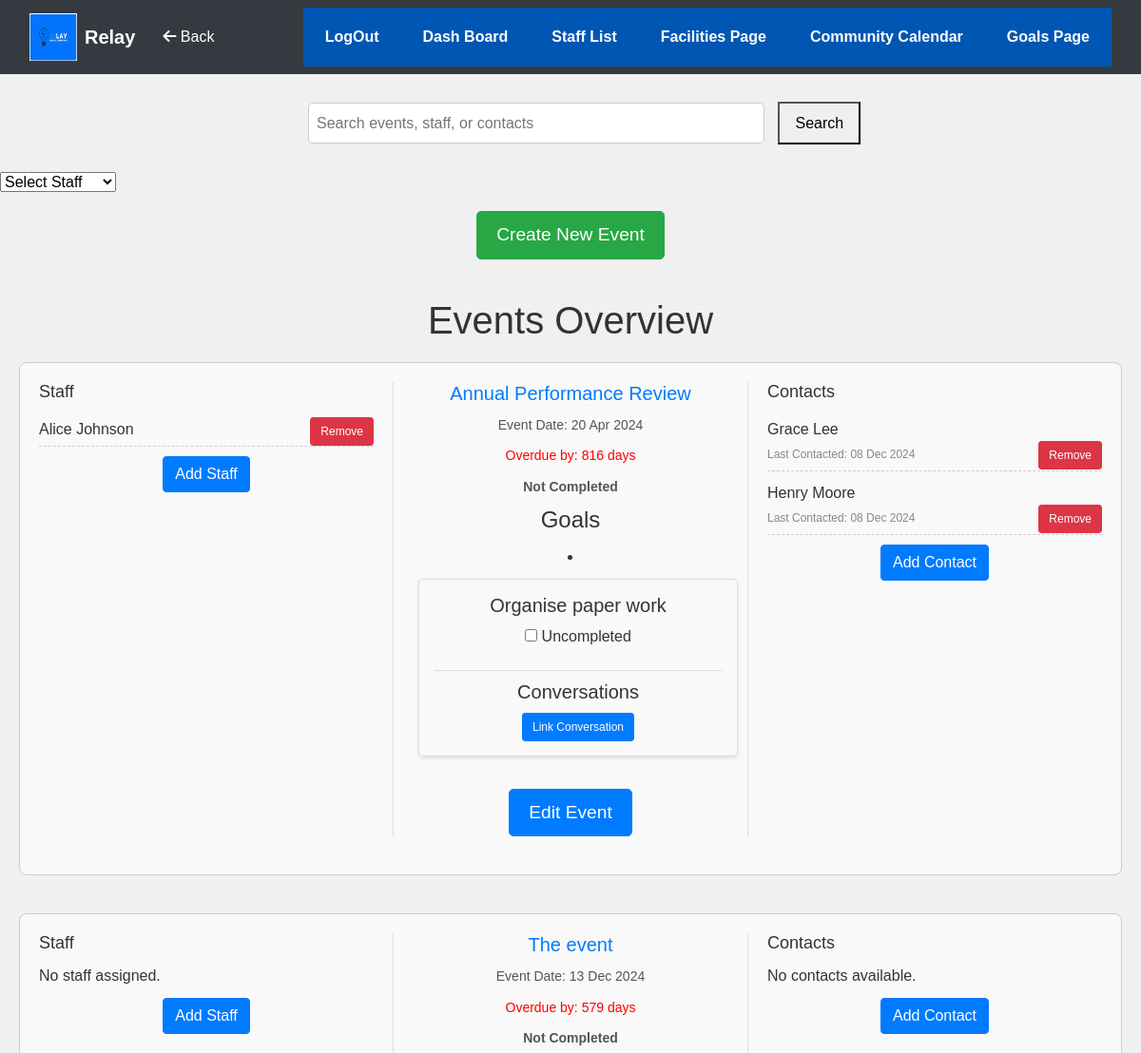
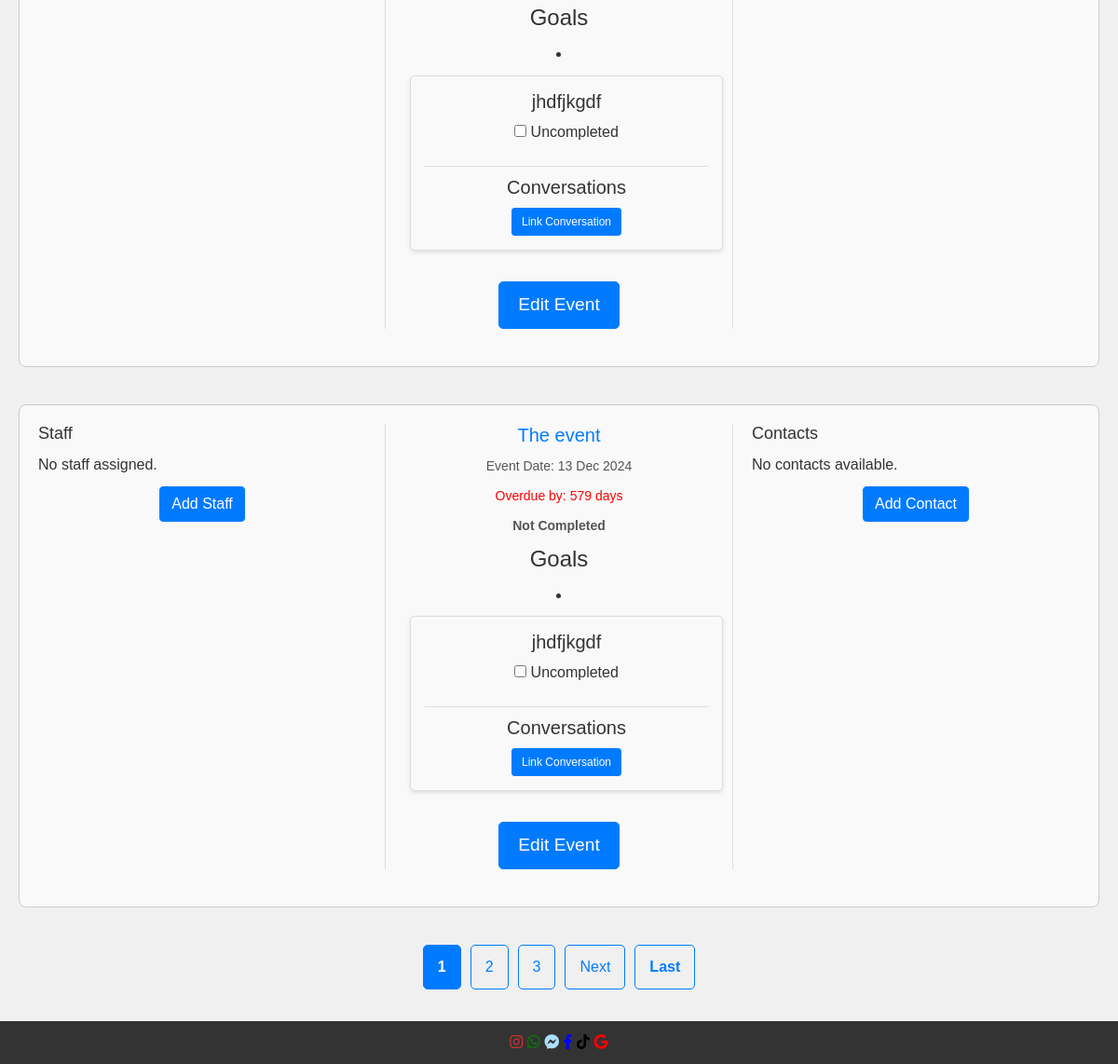
Screenshot of /goalsPage.php with the database file from the repository (2 pictures, top to bottom).
### tables this page shows
CREATE TABLE "Events"
(
    EventID      INTEGER
        primary key,
    EventTime    DATETIME not null,
    EventDetails TEXT     not null
);

CREATE TABLE Staff (
                       StaffID INTEGER PRIMARY KEY,
                       Name TEXT NOT NULL,
                       TypeID INTEGER,
                       Email TEXT,
                       Phone TEXT,
                       FOREIGN KEY (TypeID) REFERENCES StaffType(TypeID)
);

CREATE TABLE "TaskGoals"
(
    GoalsID integer not null
        constraint TaskGoals_pk
            primary key autoincrement,
    Goals   text    not null,
    EventID integer not null
        constraint TaskGoals_Events_EventID_fk
            references Events
, isCompleted BOOLEAN default 0 not null);

CREATE TABLE Contacts (
                          ContactID INTEGER PRIMARY KEY,
                          Name TEXT NOT NULL,
                          Email TEXT,
                          Number TEXT
);

### Models/Database.php (called while the page is built)
<?php
class Database {
    private static $instance = null;
    private $conn;
    private function __construct() {
        try {
            $this->conn = new PDO('sqlite:' . __DIR__ . '/../dataBase.sqlite');
            $this->conn->setAttribute(PDO::ATTR_ERRMODE, PDO::ERRMODE_EXCEPTION);
        } catch (PDOException $e) {
            die("Database connection failed: " . $e->getMessage());
        }
    }
    public static function getInstance() {
        if (!self::$instance) {
            self::$instance = new Database();
        }
        return self::$instance;
    }
    public function getConnection() {
        return $this->conn;
    }
}

### Models/EventData.php (called while the page is built, shortened)
<?php
require_once 'Database.php';
class EventData {
    private $db;
    public function __construct() {
        $this->db = Database::getInstance()->getConnection();
    }
    public function getAllEvents() {
        $query = "
        SELECT
            e.EventID,
            e.EventDetails,
            e.EventTime
        FROM
            Events e
    ";
        $stmt = $this->db->prepare($query);
        $stmt->execute();
        $events = $stmt->fetchAll(PDO::FETCH_ASSOC);
        return $events;
    }
    public function getStaffForEvent($eventId) {
        $query = "
        SELECT
            s.StaffID,
            s.Name AS staffName
        FROM
            EventStaff es
        JOIN Staff s ON es.StaffID = s.StaffID
        WHERE
            es.EventID = :eventId
    ";
        $stmt = $this->db->prepare($query);
        $stmt->execute([':eventId' => $eventId]);
        $staff = $stmt->fetchAll(PDO::FETCH_ASSOC);
        return $staff;
    }
    public function getContactsForEvent($eventId) {
        $query = "
        SELECT
            c.ContactID,
            c.Name AS contactName,
            MAX(conv.ConversationDate) AS lastContacted
        FROM
            EventContacts ec
        JOIN Contacts c ON ec.ContactID = c.ContactID
        LEFT JOIN Connections conn ON c.ContactID = conn.ContactID
        LEFT JOIN Conversations conv ON conn.ConnectionID = conv.ConnectionID
        WHERE
            ec.EventID = :eventId
        GROUP BY c.ContactID, c.Name
    ";
        $stmt = $this->db->prepare($query);
        $stmt->execute([':eventId' => $eventId]);
        $contacts = $stmt->fetchAll(PDO::FETCH_ASSOC);
        return $contacts;
    }
    public function getGoalsForEvent($eventId) {
        $query = "
        SELECT
            tg.GoalsID AS goalID,
            tg.Goals AS goal,
            tg.isCompleted AS isCompleted
        FROM
            TaskGoals tg
        WHERE
            tg.EventID = :eventId
        ORDER BY tg.Goals ASC
    ";
        $stmt = $this->db->prepare($query);
        $stmt->execute([':eventId' => $eventId]);
        return $stmt->fetchAll(PDO::FETCH_ASSOC);
    }
    public function getConversationsForEvent($eventId) {
        $query = "
        SELECT
            tg.GoalsID AS goalID,
            c.conversationID,
            c.summary AS conversationSummary,
            s.Name AS staffName,
            co.Name AS contactName
        FROM
            TaskGoals tg
        LEFT JOIN Convo_Tasks ct ON tg.GoalsID = ct.goalsID
        LEFT JOIN Conversations c ON ct.conversationID = c.conversationID
        LEFT JOIN Connections con ON c.connectionID = con.ConnectionID
        LEFT JOIN Staff s ON con.StaffID = s.StaffID
        LEFT JOIN Contacts co ON con.ContactID = co.ContactID
        WHERE
            tg.EventID = :eventId
        ORDER BY tg.GoalsID ASC
    ";
        $stmtConvos = $this->db->prepare($query);
        $stmtConvos->execute([':eventId' => $eventId]);
        return $stmtConvos->fetchAll(PDO::FETCH_ASSOC);
    }
    public function getEventData($eventId) {
        $goals = $this->getGoalsForEvent($eventId);
        $conversations = $this->getConversationsForEvent($eventId);
        foreach ($goals as &$goal) {
            $goal['conversations'] = [];
            foreach ($conversations as $conversation) {
                if ($conversation['goalID'] == $goal['goalID']) {
                    $goal['conversations'][] = [
                        'conversationID' => $conversation['ConversationID'],
                        'conversationSummary' => $conversation['conversationSummary'],
                        'staffName' => $conversation['staffName'],
                        'contactName' => $conversation['contactName'],
                    ];
                }
            }
        }
        return $goals;
    }
    public function getAllEventsWithStaffAndContactsAndGoals() {
        $events = $this->getAllEvents();
        foreach ($events as &$event) {
            $event['staff'] = $this->getStaffForEvent($event['EventID']);
            $event['contacts'] = $this->getContactsForEvent($event['EventID']);
            $event['goals'] = $this->getEventData($event['EventID']);
        }
        return $events;
    }
}

### Views/goalsPage.phtml (the view, shortened to what this page needs)
<?php
include 'template/header.phtml';
?>
<div class="search-container">
    <form method="get" action="goalsPage.php">
        <input type="text" id="search" name="search" placeholder="Search events, staff, or contacts" value="<?= htmlspecialchars($searchQuery) ?>">
        <button type="submit">Search</button>
    </form>
</div>
<div class="staff-filter-container">
    <form method="get" action="goalsPage.php">
        <select name="staff_id" onchange="this.form.submit()">
            <option value="">Select Staff</option>
        </select>
    </form>
</div>
<div class="create-event-button">
    <a href="EventEdit.php" class="btn btn-success">Create New Event</a>
</div>
<div class="events-overview-container">
    <h1>Events Overview</h1>
    <?php if (!empty($paginatedEvents)): ?>
        <div class="events-overview">
            <?php foreach ($paginatedEvents as $eventId => $event): ?>
                <div class="event-item">
                    <div class="event-staff">
                        <h3>Staff</h3>
                        <ul>
                            <?php if (isset($event['staff']) && !empty($event['staff'])): ?>
                                <?php foreach ($event['staff'] as $staff): ?>
                                    <li>
                                        <?= htmlspecialchars($staff['staffName']) ?>
                                        <form action="" method="POST" style="display: inline;">
                                            <button type="submit" class="btn btn-danger btn-sm" style="float: right;">Remove</button>
                                        </form>
                                    </li>
                                <?php endforeach; ?>
                            <?php else: ?>
                                <p>No staff assigned.</p>
                            <?php endif; ?>
                        </ul>
                        <div class="add-staff-button">
                            <a href="addStaff.php?id=<?= $event['EventID'] ?>" class="btn btn-primary">Add Staff</a>
                        </div>
                    </div>
                    <div class="event-details">
                        <h3><?= htmlspecialchars($event['EventDetails']) ?></h3>
                        <p>Event Date: <?= htmlspecialchars(date('d M Y', strtotime($event['EventTime']))) ?></p>
                        <?php if (!$event['isTaskCompleted']): ?>
                            <p>
                                <?php if (isset($event['daysToCompletion'])): ?>
                                    <span class="days-to-completion-<?= $event['daysToCompletion'] ?>">
                                        Days to Completion: <?= $event['daysToCompletion'] ?> days
                                    </span>
                                <?php elseif (isset($event['daysOverdue'])): ?>
                                    <span class="days-overdue">
                                        Overdue by: <?= $event['daysOverdue'] ?> days
                                    </span>
                                <?php endif; ?>
                            </p>
                        <?php endif; ?>
                        <p class="task-status">
                            <?php if ($event['isTaskCompleted']): ?>
                                <strong class="completed">Completed</strong>
                            <?php else: ?>
                                <strong class="not-completed">Not Completed</strong>
                            <?php endif; ?>
                        </p>
                        <?php if (!empty($event['goals'])): ?>
                            <h4>Goals</h4>
                            <ul>
                                <?php foreach ($event['goals'] as $goal): ?>
                                    <li>
                                        <div class="goal-box">
                                            <form method="POST" action="" style="display: inline;">
                                                <h5><?= htmlspecialchars($goal['goal']) ?></h5>
                                                <label>
                                                    <input type="checkbox" name="isCompleted" value="1"
                                                        <?= $goal['isCompleted'] ? 'checked' : '' ?>
                                                           onchange="this.form.submit()">
                                                    <?= $goal['isCompleted'] ? 'Completed' : 'Uncompleted' ?>
                                                </label>
                                            </form>
                                            <div class="conversation-section">
                                                <?php if (!empty($goal['conversations']) && count($goal['conversations']) > 0): ?>
                                                    <h5>Conversations</h5>
                                                <?php else: ?>
                                                    <p>No conversations available for this goal.</p>
                                                <?php endif; ?>
                                                <div class="link-conversation-button">
                                                    <a href="linkConversations.php?goalID=<?= htmlspecialchars($goal['goalID']) ?>&eventID=<?= htmlspecialchars($event['EventID']) ?>" class="btn btn-primary btn-sm">
                                                        Link Conversation
                                                    </a>
                                                </div>
                                            </div>
                                        </div>
                                    </li>
                                <?php endforeach; ?>
                            </ul>
                        <?php else: ?>
                            <p>No goals defined.</p>
                        <?php endif; ?>
                        <div class="edit-event-button">
                            <a href="EventEdit.php?id=<?= $event['EventID'] ?>" class="btn btn-primary">Edit Event</a>
                        </div>
                    </div>
                    <div class="event-contacts">
                        <h3>Contacts</h3>
                        <ul>
                            <?php if (isset($event['contacts']) && !empty($event['contacts'])): ?>
                                <?php foreach ($event['contacts'] as $contact): ?>
                                    <li>
                                        <?= htmlspecialchars($contact['contactName']) ?>
                                        <br>
                                        <small>Last Contacted: <?= isset($contact['lastContacted']) && !empty($contact['lastContacted']) ? htmlspecialchars(date('d M Y', strtotime($contact['lastContacted']))) : 'N/A' ?></small>
                                        <form action="" method="POST" style="display: inline;">
                                            <button type="submit" class="btn btn-danger btn-sm" style="float: right;">Remove</button>
                                        </form>
                                    </li>
                                <?php endforeach; ?>
                            <?php else: ?>
                                <p>No contacts available.</p>
                            <?php endif; ?>
                        </ul>
                        <div class="add-contact-button">
                            <a href="addContact.php?id=<?= $event['EventID'] ?>" class="btn btn-primary">Add Contact</a>
                        </div>
                    </div>
                </div>
            <?php endforeach; ?>
        </div>
    <?php else: ?>
        <p>No results found.</p>
    <?php endif; ?>
    <div class="pagination">
        <?php for ($i = 1; $i <= $totalPages; $i++): ?>
            <a href="goalsPage.php?page=<?= $i ?><?= isset($searchQuery) ? '&search=' . urlencode($searchQuery) : '' ?><?= isset($selectedStaffId) && $selectedStaffId !== '' ? '&staff_id=' . urlencode($selectedStaffId) : '' ?>" class="<?= $i == $page ? 'active' : '' ?>"><?= $i ?></a>
        <?php endfor; ?>
        <?php if ($page < $totalPages): ?>
            <a href="goalsPage.php?page=<?= $page + 1 ?><?= isset($searchQuery) ? '&search=' . urlencode($searchQuery) : '' ?><?= isset($selectedStaffId) && $selectedStaffId !== '' ? '&staff_id=' . urlencode($selectedStaffId) : '' ?>">Next</a>
            <a href="goalsPage.php?page=<?= $totalPages ?><?= isset($searchQuery) ? '&search=' . urlencode($searchQuery) : '' ?><?= isset($selectedStaffId) && $selectedStaffId !== '' ? '&staff_id=' . urlencode($selectedStaffId) : '' ?>">Last</a>
        <?php endif; ?>
    </div>
</div>
<?php include 'template/footer.phtml'; ?>

### rows the page displays
events: EventDetails "Annual Performance Review", EventTime "20 Apr 2024", daysOverdue "816"
staff: Name "Alice Johnson"
taskgoals: Goals "Organise paper work", shows "Uncompleted"
contacts: Name "Grace Lee", lastContacted "08 Dec 2024"
contacts: Name "Henry Moore", lastContacted "08 Dec 2024"
events: shows "No staff assigned.", EventDetails "The event", EventTime "13 Dec 2024", daysOverdue "579", shows "No contacts available."
taskgoals: Goals "jhdfjkgdf", shows "Uncompleted"
